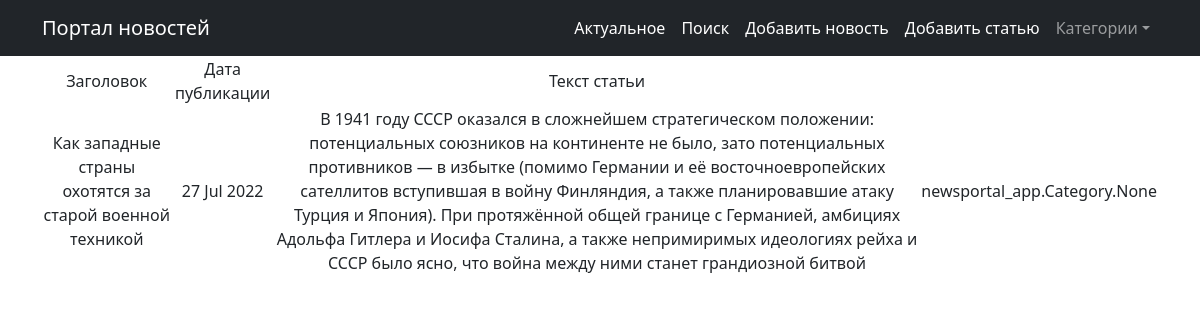
Screenshot of /news/3 with the database file from the repository.
### newsportal_app/models.py (models this page shows, shortened)
class Post(models.Model):
    author = models.ForeignKey(Author, on_delete=models.CASCADE)
    categoryType = models.CharField(max_length=2)
    dateCreation = models.DateTimeField(auto_now_add=True)
    postCategory = models.ManyToManyField(Category, through='PostCategory')
    title = models.CharField(max_length=128)
    text = models.TextField()
    rating = models.SmallIntegerField(default=0)

### newsportal_app/views.py (the view)
# urls.py: path('<int:pk>', PostDetail.as_view(), name='post_detail'),
class PostDetail(DetailView):
    model = Post
    template_name = 'post.html'
    context_object_name = 'post'

### newsportal_app/templatetags/bad_words.py (called while the page is built)
@register.filter()
def censor(value):
    for word in black_list_word:
       if word.lower() in black_list_word:
            value = value.replace(word[1:], '*' * (len(word) - 1))
    return value

### templates/post.html (shortened to what this page needs)
{% extends 'flatpages/default.html' %}
{% load bad_words %}
{% block content %}
   <table>
       <tr>
           <td> Заголовок </td>
           <td> Дата публикации</td>
           <td> Текст статьи </td>
       </tr>
       <tr>
           <td>{{ post.title|censor }}</td>
           <td>{{ post.dateCreation|date:'d M Y' }}</td>
           <td>{{ post.text|censor }}</td>
           <td>{{ post.postCategory }}</td>
       </tr>
   </table>
{% endblock content %}

### rows the page displays
Post: title|censor "Как западные страны охотятся за старой военной техникой", dateCreation "27 Jul 2022", text|censor "В 1941 году СССР оказался в сложнейшем стратегическом положении: потенциальных союзников на континенте не было, зато потенциальных противников — в избытке (помимо Германии и её восточноевропейских сателлитов вступившая в войну Финляндия, а также планировавшие атаку Турция и Япония). При протяжённой общей границе с Германией, амбициях Адольфа Гитлера и Иосифа Сталина, а также непримиримых идеологиях рейха и СССР было ясно, что война между ними станет грандиозной битвой", postCategory "newsportal_app.Category.None"
